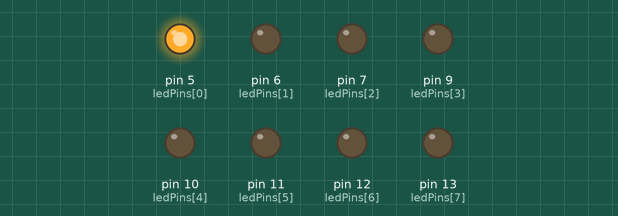
Bench run of a sketch on a simulated Arduino Uno, built with avr-gcc and run on an emulated ATmega328P. Parts: output pins drawn as LEDs (lit = HIGH).

Above: at 0.05 s.
At 0.45 s:
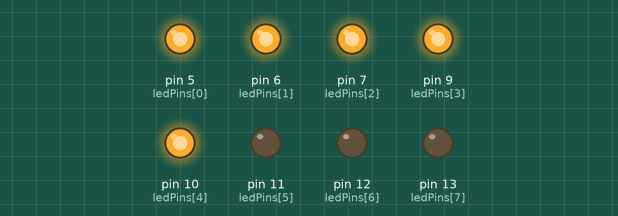
At 0.85 s:
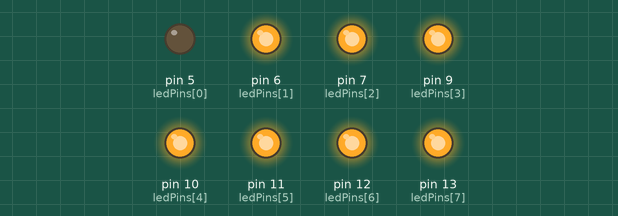
At 1.75 s:
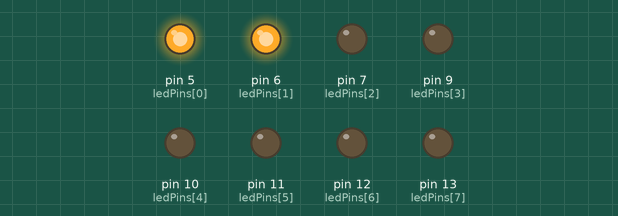
At 2.65 s:
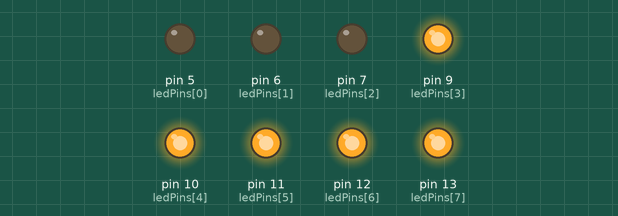
At 3.55 s:
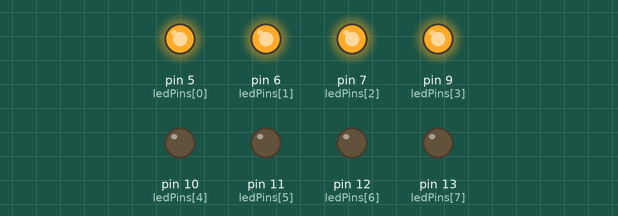
Timing chart, 0 to 3.9 s (numbered marks = the images above):
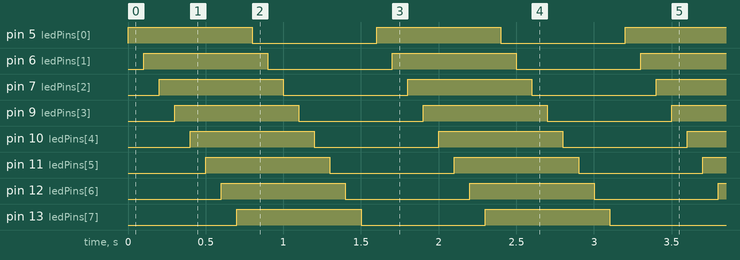

Measured:
- by itself, pin 5 (ledPins[0]), pin 6 (ledPins[1]), pin 7 (ledPins[2]), pin 9 (ledPins[3]), pin 10 (ledPins[4]), pin 11 (ledPins[5]), pin 12 (ledPins[6]), pin 13 (ledPins[7]): alternates HIGH for 0.80 s and LOW for 0.80 s
- by itself, everything shown: repeats every 1.6 s, in 16 steps

The sketch:

test.ino
```cpp
// void setup(){
//     Serial.println("Hello world");
//     pinMode(4,  OUTPUT);
//     pinMode(7, OUTPUT);

//     digitalWrite(4, LOW);
//     digitalWrite(7, LOW);
// }

// void loop(){
//     digitalWrite(7, HIGH);
//     delay(100);
//     digitalWrite(7,LOW);
//     delay(1000);
// }


int ledPins[] = {5,6,7,9,10,11,12,13}; // Array for LED pins
int ledCount = 8; // Updated number of LEDs

void setup() {
  // Set all pins connected to LEDs as OUTPUT
  for (int i = 0; i < ledCount; i++) {
    pinMode(ledPins[i], OUTPUT);
  }
}

void loop() {
  // Light up LEDs from left to right
  for (int i = 0; i < ledCount; i++) {
    digitalWrite(ledPins[i], HIGH); // Turn LED on
    delay(100); // Wait for 200ms
    // digitalWrite(ledPins[i], LOW);  // Turn LED off
  }
  for (int i = 0; i < ledCount; i++){
    digitalWrite(ledPins[i],LOW);
    delay(100);

  }
}
```
